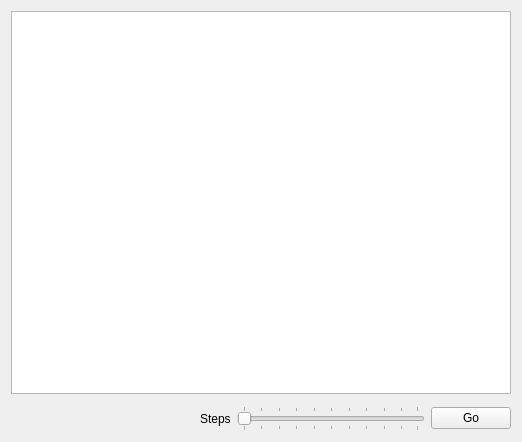
<?xml version="1.0" encoding="UTF-8"?>
<ui version="4.0">
 <class>ExplorerTabWidget</class>
 <widget class="QWidget" name="ExplorerTabWidget">
  <property name="geometry">
   <rect>
    <x>0</x>
    <y>0</y>
    <width>522</width>
    <height>442</height>
   </rect>
  </property>
  <property name="windowTitle">
   <string>Form</string>
  </property>
  <layout class="QVBoxLayout" name="verticalLayout">
   <item>
    <widget class="ExplorerView" name="graphicsView">
     <property name="viewportUpdateMode">
      <enum>QGraphicsView::BoundingRectViewportUpdate</enum>
     </property>
    </widget>
   </item>
   <item>
    <layout class="QHBoxLayout" name="horizontalLayout">
     <property name="topMargin">
      <number>6</number>
     </property>
     <item>
      <spacer name="horizontalSpacer">
       <property name="orientation">
        <enum>Qt::Horizontal</enum>
       </property>
       <property name="sizeHint" stdset="0">
        <size>
         <width>40</width>
         <height>20</height>
        </size>
       </property>
      </spacer>
     </item>
     <item>
      <widget class="QLabel" name="label">
       <property name="text">
        <string>Steps</string>
       </property>
      </widget>
     </item>
     <item>
      <widget class="QSlider" name="steps_slider">
       <property name="orientation">
        <enum>Qt::Horizontal</enum>
       </property>
       <property name="tickPosition">
        <enum>QSlider::TicksBothSides</enum>
       </property>
      </widget>
     </item>
     <item>
      <widget class="QPushButton" name="button_go">
       <property name="text">
        <string>Go</string>
       </property>
      </widget>
     </item>
    </layout>
   </item>
  </layout>
 </widget>
 <customwidgets>
  <customwidget>
   <class>ExplorerView</class>
   <extends>QGraphicsView</extends>
   <header>sakia.gui.views</header>
  </customwidget>
 </customwidgets>
 <resources>
  <include location="../icons/icons.qrc"/>
 </resources>
 <connections/>
 <slots>
  <slot>reset()</slot>
  <slot>search()</slot>
  <slot>select_node()</slot>
 </slots>
</ui>
